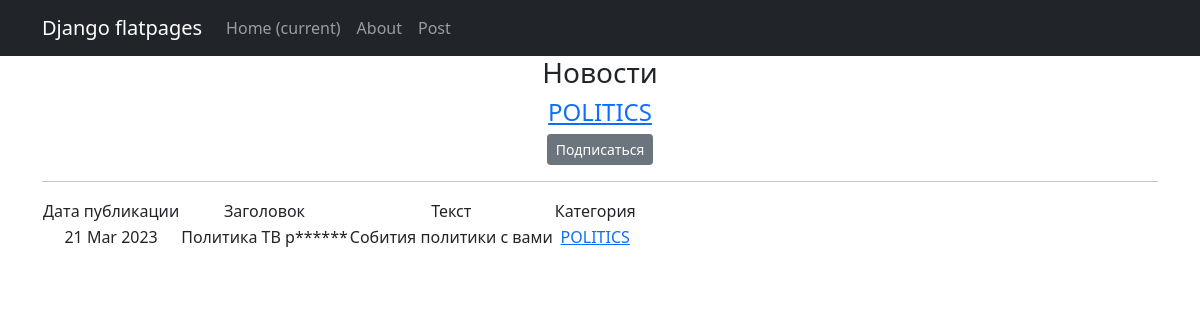
The app's page /news/categories/11, older data.
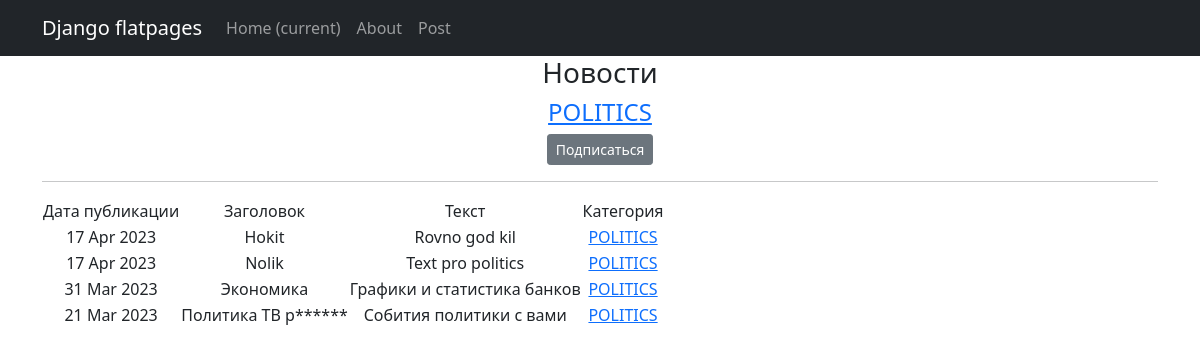
The same page, newer data.
### news/models.py (models this page shows, shortened)
class Category(models.Model):
    culture = 'CULTURE'
    science = 'SCIENCE'
    tech = 'TECH'
    politics = 'POLITICS'
    sport = 'SPORT'
    entertainment = 'ENTERTAINMENT'
    economics = 'ECONOMICS'
    education = 'EDUCATIONS'
    CATEGORIES = [
        (culture, 'Культура'),
        (science, 'Наука'),
        (tech, 'Технология'),
        (politics, 'Политика'),
        (sport, 'Спорт'),
        (entertainment, 'Развлечения'),
        (economics, 'Экономика'),
        (education, 'Образование')
    ]
    tematic = models.CharField(max_length=100, unique = True, choices=CATEGORIES)
    subscribers = models.ManyToManyField(User, related_name='categories')
    def __str__(self):
        return self.tematic

class Post(models.Model):
    author = models.ForeignKey(Author, on_delete = models.CASCADE)
    news = models.BooleanField(default = True)
    time_in = models.DateTimeField(auto_now_add = True)
    category = models.ManyToManyField(Category, through ='PostCategory')
    title = models.CharField(max_length = 100)
    text_author = models.TextField(default = "Введите текст")
    rate_news = models.FloatField(default = 0.0)
    likes = models.IntegerField(default=0)
    dislikes = models.IntegerField(default=0)

### news/views.py (the view)
# urls.py: path('categories/<int:pk>', CategoryListView.as_view(), name='category_list'),
class CategoryListView(ListView):
    model = Post
    template_name = 'category_list.html'
    context_object_name = 'category_news_list'
    def get_queryset(self):
        self.category = get_object_or_404(Category, id=self.kwargs['pk'])
        queryset = Post.objects.filter(category=self.category).order_by('-time_in')
        return queryset
    def get_context_data(self, **kwargs):
        context = super().get_context_data(**kwargs)
        context['is_not_subscriber'] = self.request.user not in self.category.subscribers.all()
        context['category'] = self.category
        return context

### news/templatetags/custom_filters.py (called while the page is built)
@register.filter()
def currency(value):
   for word in EXCEPTION_SYMBOLS:
      if word in value:
         censor_word = word[0] + (len(word) - 1) * '*'
         value = value.replace(word, censor_word)
   return value

### templates/category_list.html (shortened to what this page needs)
{% extends 'flatpages/default.html' %}
{% load custom_filters %}
{% load custom_tags %}
{% block content %}
    <h3> Новости </h3>
    <h4><a href="categories/{{ category.id }}" >{{ category }}</a></h4>
    <form action="" method="get">
        {% if is_not_subscriber %}
          <p class="text-center"><a href="{% url 'subscribe' category.id %}" class="btn btn-secondary btn-sm">Подписаться</a></p>
        {% endif %}
    </form>
    <hr>
    {% if category_news_list %}
       <table>
           <tr>
               <td>Дата публикации</td>
               <td>Заголовок</td>
               <td>Текст</td>
               <td>Категория</td>
           </tr>
           {% for post in category_news_list %}
           <tr>
               <td>{{ post.time_in | date:'d M Y' }}</td>
               <td>{{ post.title | currency }}</td>
               <td>{{ post.text_author | truncatewords:20 }}</td>
               <td>{% for category in post.category.all %}
                <a href="categories/{{ category.id }}">{{ category }}</a>
                {% endfor %}
                </td>
           </tr>
           {% endfor %}
       </table>
   {% else %}
       <h2>Актульных новостей нет</h2>
   {% endif %}
{% endblock content %}

### templates/flatpages/default.html (shortened to what this page needs)
<!DOCTYPE html>
<html lang="en">
    <head>
        {% load static %}
        <link href="{% static 'css/styles.css' %}" rel="stylesheet" />
    </head>
    <body>
        <nav class="navbar navbar-expand-lg navbar-dark bg-dark static-top">
            <div class="container">
                <a class="navbar-brand" href="#">Django flatpages</a>
                <div class="collapse navbar-collapse" id="navbarResponsive">
                    <ul class="navbar-nav ml-auto">
                        <li class="nav-item active">
                            <a class="nav-link" href="#">Home
                                <span class="sr-only">(current)</span>
                            </a>
                        </li>
                        <li class="nav-item">
                            <a class="nav-link" href="/about/">About</a>
                        </li>
                        <li class="nav-item">
                            <a class="nav-link" href="/news/">Post</a>
                        </li>
                    </ul>
                </div>
            </div>
        </nav>
        <div class="container">
            <div class="row">
                <div class="col-lg-12 text-center">
                    {% block content %}{% endblock content %}
                </div>
            </div>
        </div>
    </body>
</html>

Row changes from the older to the newer data that the page shows:
added Post: time_in "17 Apr 2023", title "Hokit", text_author "Rovno god kil", Category (tematic "POLITICS")
added Post: time_in "17 Apr 2023", title "Nolik", text_author "Text pro politics", Category (tematic "POLITICS")
now on this page (row unchanged): Post: time_in "31 Mar 2023", title "Экономика", text_author "Графики и статистика банков", Category (tematic "POLITICS")
